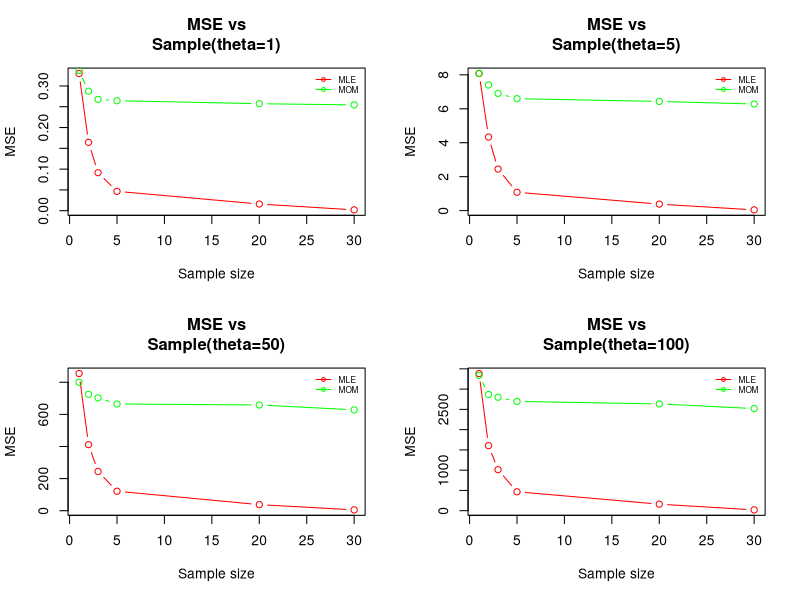
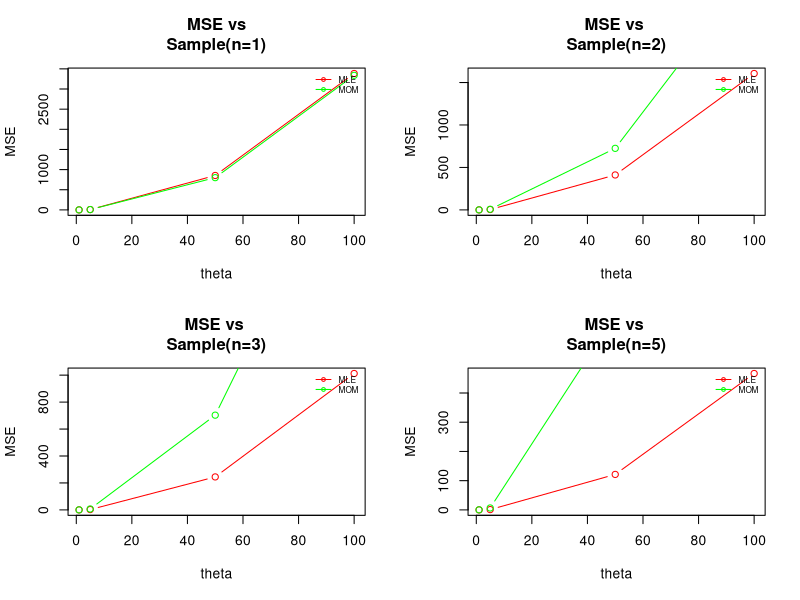
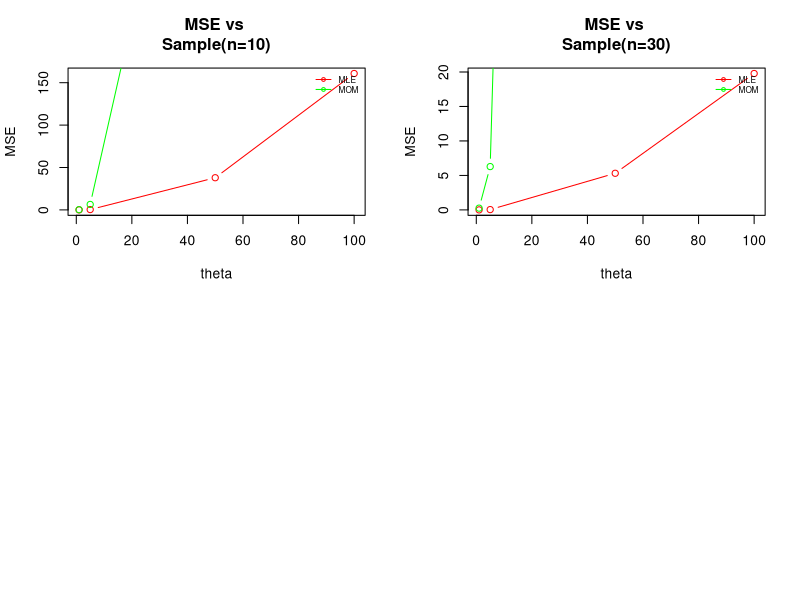

Source code (R) for these figures, in order:
#1-b)
mom_mse_compare<-function(n,theta,iter)
{
  data<-replicate(iter,runif(n,0,theta))
  if(NCOL(data)!=1)
  {
    MLE<-apply(data,2,max)
    MOM<-apply(data,2,mean)
  }
  else
  {
    MLE<-data
    MOM<-2*data
  }
  MLE_result<-sum((MLE-theta)^2)/iter
  MOM_result<-sum((MOM-theta)^2)/iter
  return(c(MLE_result,MOM_result))
}
#For combination (2,5) with n = 1000
mom_mse_compare(2,5,1000)


#1-c)
res1_1<-mom_mse_compare(1,1,1000)
res1_5<-mom_mse_compare(1,5,1000)
res1_50<-mom_mse_compare(1,50,1000)
res1_100<-mom_mse_compare(1,100,1000)

res2_1<-mom_mse_compare(2,1,1000)
res2_5<-mom_mse_compare(2,5,1000)
res2_50<-mom_mse_compare(2,50,1000)
res2_100<-mom_mse_compare(2,100,1000)

res3_1<-mom_mse_compare(3,1,1000)
res3_5<-mom_mse_compare(3,5,1000)
res3_50<-mom_mse_compare(3,50,1000)
res3_100<-mom_mse_compare(3,100,1000)

res5_1<-mom_mse_compare(5,1,1000)
res5_5<-mom_mse_compare(5,5,1000)
res5_50<-mom_mse_compare(5,50,1000)
res5_100<-mom_mse_compare(5,100,1000)

res10_1<-mom_mse_compare(10,1,1000)
res10_5<-mom_mse_compare(10,5,1000)
res10_50<-mom_mse_compare(10,50,1000)
res10_100<-mom_mse_compare(10,100,1000)

res30_1<-mom_mse_compare(30,1,1000)
res30_5<-mom_mse_compare(30,5,1000)
res30_50<-mom_mse_compare(30,50,1000)
res30_100<-mom_mse_compare(30,100,1000)

#Plotting the data by keeping the value of theta to a fixed value and a variable value of n
#n - variable, theta - fixed 
par(mfrow=c(2,2))
n<-c(1,2,3,5,20,30)

MLE_1<-c(res1_1[1],res2_1[1],res3_1[1],res5_1[1],res10_1[1],res30_1[1])
MLE_5<-c(res1_5[1],res2_5[1],res3_5[1],res5_5[1],res10_5[1],res30_5[1])
MLE_50<-c(res1_50[1],res2_50[1],res3_50[1],res5_50[1],res10_50[1],res30_50[1])
MLE_100<-c(res1_100[1],res2_100[1],res3_100[1],res5_100[1],res10_100[1],res30_100[1])

MOM_1<-c(res1_1[2],res2_1[2],res3_1[2],res5_1[2],res10_1[2],res30_1[2])
MOM_5<-c(res1_5[2],res2_5[2],res3_5[2],res5_5[2],res10_5[2],res30_5[2])
MOM_50<-c(res1_50[2],res2_50[2],res3_50[2],res5_50[2],res10_50[2],res30_50[2])
MOM_100<-c(res1_100[2],res2_100[2],res3_100[2],res5_100[2],res10_100[2],res30_100[2])

plot(n,MLE_1,xlab="Sample size", ylab="MSE",type="b",col='red', main="MSE vs
Sample(theta=1)" )
lines(n,MOM_1,type="b",col='green')
legend("topright",legend=c("MLE","MOM"),col=c('red','green'),text.col =
         c('black','black'),lty = 1,pch = 1,inset=0.01,ncol=1,cex=0.6,bty='n')

plot(n,MLE_5,type="b",xlab="Sample size", ylab="MSE",col='red', main="MSE vs
Sample(theta=5)" )
lines(n,MOM_5,type="b",col='green')
legend("topright",legend=c("MLE","MOM"),col=c('red','green'),text.col =
         c('black','black'),lty = 1,pch = 1,inset=0.01,ncol=1,cex=0.6,bty='n')

plot(n,MLE_50,type="b",xlab="Sample size", ylab="MSE",col='red', main="MSE vs
Sample(theta=50)" )
lines(n,MOM_50,type="b",col='green')
legend("topright",legend=c("MLE","MOM"),col=c('red','green'),text.col =
         c('black','black'),lty = 1,pch = 1,inset=0.01,ncol=1,cex=0.6,bty='n')

plot(n,MLE_100,type="b",xlab="Sample size", ylab="MSE",col='red', main="MSE vs
Sample(theta=100)" )
lines(n,MOM_100,type="b",col='green')
legend("topright",legend=c("MLE","MOM"),col=c('red','green'),text.col =
         c('black','black'),lty = 1,pch = 1,inset=0.01,ncol=1,cex=0.6,bty='n')


#n - fixed, theta - variable 
par(mfrow=c(2,2))
thetas<-c(1,5,50,100)
MLE_n1<-c(res1_1[1],res1_5[1],res1_50[1],res1_100[1])
MLE_n2<-c(res2_1[1],res2_5[1],res2_50[1],res2_100[1])
MLE_n3<-c(res3_1[1],res3_5[1],res3_50[1],res3_100[1])
MLE_n5<-c(res5_1[1],res5_5[1],res5_50[1],res5_100[1])
MLE_n10<-c(res10_1[1],res10_5[1],res10_50[1],res10_100[1])
MLE_n30<-c(res30_1[1],res30_5[1],res30_50[1],res30_100[1])

MOM_n1<-c(res1_1[2],res1_5[2],res1_50[2],res1_100[2])
MOM_n2<-c(res2_1[2],res2_5[2],res2_50[2],res2_100[2])
MOM_n3<-c(res3_1[2],res3_5[2],res3_50[2],res3_100[2])
MOM_n5<-c(res5_1[2],res5_5[2],res5_50[2],res5_100[2])
MOM_n10<-c(res10_1[2],res10_5[2],res10_50[2],res10_100[2])
MOM_n30<-c(res30_1[2],res30_5[2],res30_50[2],res30_100[2])

plot(thetas,MLE_n1,type="b",xlab="theta", ylab="MSE",col='red', main="MSE vs
Sample(n=1)" )
lines(thetas,MOM_n1,type="b",col='green')
legend("topright",legend=c("MLE","MOM"),col=c("red","green"),text.col = 
         c('black','black'),lty = 1,pch = 1,inset=0.01,ncol=1,cex=0.6,bty='n')

plot(thetas,MLE_n2,type="b",xlab="theta", ylab="MSE",col='red', main="MSE vs 
Sample(n=2)" )
lines(thetas,MOM_n2,type="b",col='green') 
legend("topright",legend=c("MLE","MOM"),col=c('red','green'),text.col = 
         c('black','black'),lty = 1,pch = 1,inset=0.01,ncol=1,cex=0.6,bty='n')

plot(thetas,MLE_n3,type="b",xlab="theta", ylab="MSE",col='red', main="MSE vs 
Sample(n=3)" )
lines(thetas,MOM_n3,type="b",col='green') 
legend("topright",legend=c("MLE","MOM"),col=c('red','green'),text.col = 
         c('black','black'),lty = 1,pch = 1,inset=0.01,ncol=1,cex=0.6,bty='n')

plot(thetas,MLE_n5,type="b",xlab="theta", ylab="MSE",col='red', main="MSE vs 
Sample(n=5)" )
lines(thetas,MOM_n5,type="b",col='green') 
legend("topright",legend=c("MLE","MOM"),col=c('red','green'),text.col = 
         c('black','black'),lty = 1,pch = 1,inset=0.01,ncol=1,cex=0.6,bty='n')

plot(thetas,MLE_n10,type="b",xlab="theta", ylab="MSE",col='red', main="MSE vs 
Sample(n=10)" )
lines(thetas,MOM_n10,type="b",col='green') 
legend("topright",legend=c("MLE","MOM"),col=c('red','green'),text.col = 
         c('black','black'),lty = 1,pch = 1,inset=0.01,ncol=1,cex=0.6,bty='n')

plot(thetas,MLE_n30,type="b",xlab="theta", ylab="MSE",col='red', main="MSE vs 
Sample(n=30)" )
lines(thetas,MOM_n30,type="b",col='green') 
legend("topright",legend=c("MLE","MOM"),col=c('red','green'),text.col = 
        c('black','black'),lty = 1,pch = 1,inset=0.01,ncol=1,cex=0.6,bty='n')










